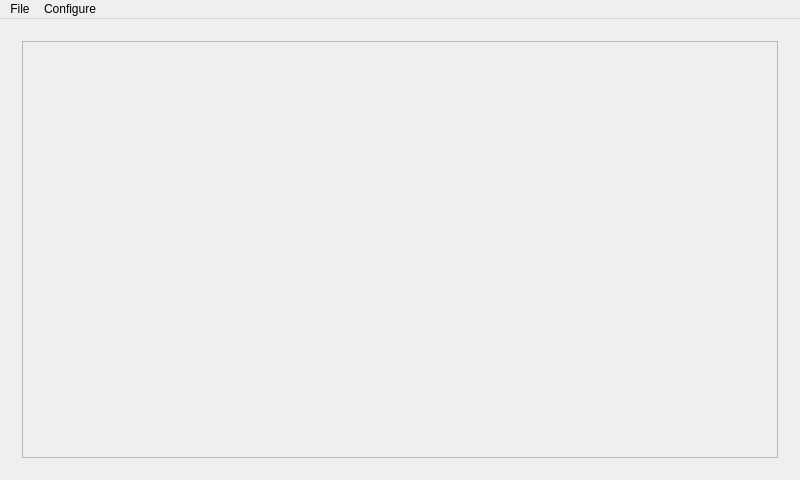
<?xml version="1.0" encoding="UTF-8"?>
<ui version="4.0">
 <class>MainWindow</class>
 <widget class="QMainWindow" name="MainWindow">
  <property name="geometry">
   <rect>
    <x>0</x>
    <y>0</y>
    <width>800</width>
    <height>480</height>
   </rect>
  </property>
  <property name="windowTitle">
   <string>MainWindow</string>
  </property>
  <widget class="QWidget" name="centralWidget">
   <layout class="QGridLayout" name="gridLayout">
    <item row="0" column="0">
     <widget class="QStackedWidget" name="stackedWidget">
      <widget class="QWidget" name="page">
       <layout class="QGridLayout" name="gridLayout_2">
        <item row="0" column="0">
         <widget class="QScrollArea" name="scrollAreaPIDConf">
          <property name="verticalScrollBarPolicy">
           <enum>Qt::ScrollBarAlwaysOff</enum>
          </property>
          <property name="horizontalScrollBarPolicy">
           <enum>Qt::ScrollBarAlwaysOff</enum>
          </property>
          <property name="widgetResizable">
           <bool>true</bool>
          </property>
          <widget class="QWidget" name="scrollAreaWidgetContents">
           <property name="geometry">
            <rect>
             <x>0</x>
             <y>0</y>
             <width>750</width>
             <height>408</height>
            </rect>
           </property>
          </widget>
         </widget>
        </item>
       </layout>
      </widget>
      <widget class="QWidget" name="page_2"/>
     </widget>
    </item>
   </layout>
  </widget>
  <widget class="QMenuBar" name="menuBar">
   <property name="geometry">
    <rect>
     <x>0</x>
     <y>0</y>
     <width>800</width>
     <height>22</height>
    </rect>
   </property>
   <widget class="QMenu" name="menuFile">
    <property name="title">
     <string>File</string>
    </property>
   </widget>
   <widget class="QMenu" name="menuConfigure">
    <property name="title">
     <string>Configure</string>
    </property>
    <addaction name="actionCommunication"/>
   </widget>
   <addaction name="menuFile"/>
   <addaction name="menuConfigure"/>
  </widget>
  <action name="actionCommunication">
   <property name="text">
    <string>Communication</string>
   </property>
  </action>
 </widget>
 <layoutdefault spacing="6" margin="11"/>
 <resources/>
 <connections/>
</ui>
